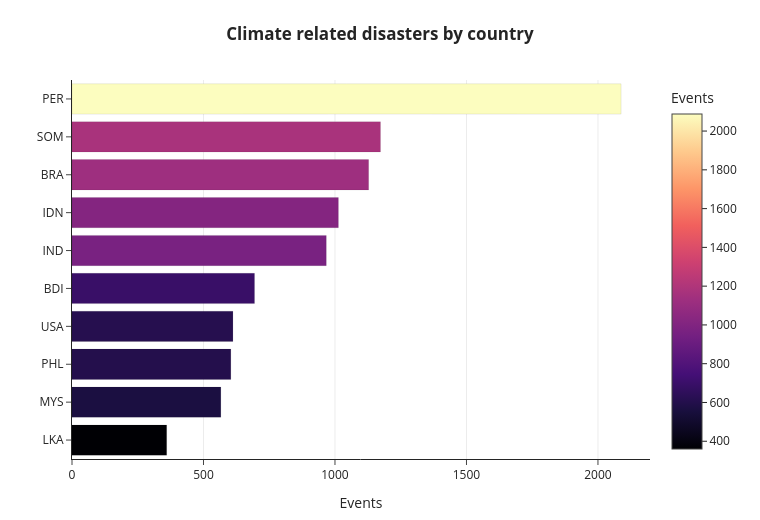

Source (notebook cell):
### Code cell
def plot_iso3_distribution(df):
    iso3_counts = df["iso3"].value_counts().reset_index()
    iso3_counts.columns = ["iso3", "count"]
    iso3_counts["log_count"] = np.log1p(iso3_counts["count"])
    top_10 = iso3_counts.nlargest(10, "count").sort_values("count")

    # Figure 1: global choropleth
    fig_map = px.choropleth(
        iso3_counts,
        locations="iso3",
        color="log_count",
        hover_name="iso3",
        hover_data={"count": ":.0f", "log_count": False},
        color_continuous_scale="Magma",
        title="<b>Climate related disaster concentration by country</b><br><sub>Global map</sub>",
    )
    fig_map.update_geos(
        projection_type="equirectangular",
        lataxis_range=[-58, 90],
        showframe=False,
        showcoastlines=False,
        showland=True,
        landcolor="rgb(245,245,245)",
    )
    fig_map.update_layout(
        template="simple_white",
        title=dict(x=0.5, xanchor="center"),
        height=620,
        width=1100,
        margin=dict(l=20, r=20, t=80, b=10),
        font=dict(size=12),
        coloraxis_colorbar=dict(
            title="Log events",
            thickness=12,
            len=0.7,
        ),
    )
    fig_map.show()

    # Figure 2: top countries bar chart
    fig_bar = px.bar(
        top_10,
        y="iso3",
        x="count",
        orientation="h",
        color="count",
        color_continuous_scale="Magma",
        title="<b>Climate related disasters by country</b>",
        labels={"iso3": "Country", "count": "Events"},
    )
    fig_bar.update_traces(
        cliponaxis=False,
        marker_line_color="rgba(0,0,0,0.08)",
        marker_line_width=1,
    )
    fig_bar.update_layout(
        template="simple_white",
        title=dict(x=0.5, xanchor="center"),
        height=520,
        width=760,
        margin=dict(l=20, r=30, t=80, b=20),
        font=dict(size=12),
        showlegend=False,
        xaxis=dict(showgrid=True, gridcolor="rgba(0,0,0,0.08)", title="Events"),
        yaxis=dict(title="", automargin=True),
    )
    fig_bar.show()

    print(f"Top 10 countries account for {top_10['count'].sum() / iso3_counts['count'].sum() * 100:.1f}% of events")
    print(", ".join(top_10["iso3"].tolist()))


plot_iso3_distribution(df)

### Figure 1 — Plotly figure (JSON) as saved in the notebook; plotly's stock layout.template omitted (floating-point values rounded to 4 significant figures)
{"data": [{"cliponaxis": false, "hovertemplate": "Events=%{marker.color}<br>Country=%{y}<extra></extra>", "legendgroup": "", "marker": {"color": [360, 566, 604, 612, 694, 967, 1013, 1128, 1173, 2088], "coloraxis": "coloraxis", "line": {"color": "rgba(0,0,0,0.08)", "width": 1}, "pattern": {"shape": ""}}, "name": "", "orientation": "h", "showlegend": false, "textposition": "auto", "type": "bar", "x": [360, 566, 604, 612, 694, 967, 1013, 1128, 1173, 2088], "xaxis": "x", "y": ["LKA", "MYS", "PHL", "USA", "BDI", "IND", "IDN", "BRA", "SOM", "PER"], "yaxis": "y"}], "layout": {"barmode": "relative", "coloraxis": {"colorbar": {"title": {"text": "Events"}}, "colorscale": [[0, "#000004"], [0.1111, "#180f3d"], [0.2222, "#440f76"], [0.3333, "#721f81"], [0.4444, "#9e2f7f"], [0.5556, "#cd4071"], [0.6667, "#f1605d"], [0.7778, "#fd9668"], [0.8889, "#feca8d"], [1, "#fcfdbf"]]}, "font": {"size": 12}, "height": 520, "legend": {"tracegroupgap": 0}, "margin": {"b": 20, "l": 20, "r": 30, "t": 80}, "showlegend": false, "title": {"text": "<b>Climate related disasters by country</b>", "x": 0.5, "xanchor": "center"}, "width": 760, "xaxis": {"anchor": "y", "domain": [0, 1], "gridcolor": "rgba(0,0,0,0.08)", "showgrid": true, "title": {"text": "Events"}}, "yaxis": {"anchor": "x", "automargin": true, "domain": [0, 1], "title": {"text": ""}}}}
